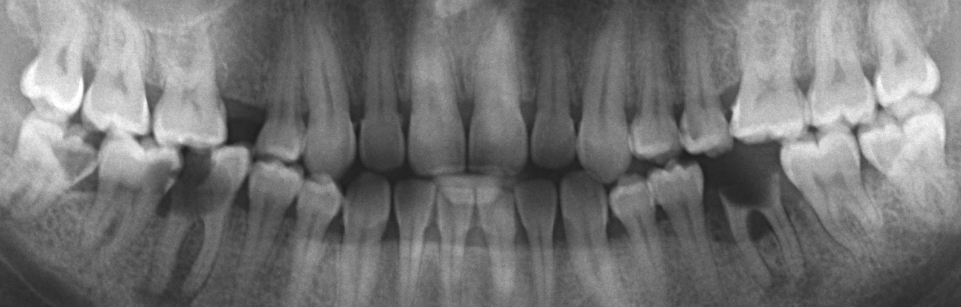
#> input picture test-auto-cropped/7.bmp, 1921 x 614 px (shown at 1/2 size)
$ python next_test.py   (older library calls are emulated)
#> lines starting #> are read from the running program, lines starting #| are printed output that depends on the picture; after the words box and inside, x2 and y2 are one past the last pixel; in counts of white or black regions, pixels touching at a corner belong together
### preprocessing.py
import cv2
import matplotlib.pyplot as plt
import numpy as np
from skimage.filters import (threshold_otsu, threshold_niblack, threshold_sauvola, rank)
from skimage.morphology import disk


def draw_histogram(image):
    plt.hist(image.ravel(), 256, [0, 256])
    plt.show()


# [42 lines left out: function match_histogram, not called in this run]


def equalize_histogram(image):
    result = cv2.equalizeHist(image)
    return result


def AHE(image, radius=150):
    result = rank.equalize(image=image, selem=disk(radius))
    return result


def CLAHE(image, clip_limit=2.0, grid_size=8):
    clahe = cv2.createCLAHE(clipLimit=clip_limit, tileGridSize=(grid_size, grid_size))
    adaptive_equalized = clahe.apply(image)
    return adaptive_equalized


# [279 lines left out: functions global_threshold, adaptive_threshold, otsu, niblack, sauvola, canny and 5 more, not called in this run]


def eliminate_white_pixels(image):
    image = np.where(image == 255, np.uint8(254), image)
    return image


def eliminate_black_pixels(image):
    image = np.where(image == 0, np.uint8(1), image)
    return image

### next_test.py
import math
import numpy as np
import matplotlib.pyplot as plt
import copy
import cv2
import preprocessing


def find_poi(image, num_parts):
    """load the image and do the pre-processing section"""
    height, width = image.shape[0], image.shape[1]
    print("image shape is:", image.shape)
    image = preprocessing.CLAHE(image=image)

    """divide image using number of windows (n)"""
    n = num_parts
    window_size = int(width / n)
    parts = list()
    middle_dots = list()
    h_open = int(height / 8.)
    h_close = height - h_open

    for part_idx in range(0, n):
        parts.append(image[h_open:h_close, (window_size * part_idx):(window_size * part_idx + window_size)])

    img_with_dots = copy.deepcopy(x=image)
    ii = -1
    for part in parts:
        ii += 1
        sum_array = list()

        for line_idx in range(0, len(part)):
            line = part[line_idx, :]
            sum_array.append(sum(line))

        minimum = min(sum_array)
        minimum_idx = sum_array.index(minimum) + h_open

        tmp = int(width / n) * ii
        middle_dot = (int((2 * tmp + part.shape[1]) / 2.), minimum_idx)

        # cv2.line(img_with_dots, (tmp, minimum_idx), (tmp + part.shape[1], minimum_idx), 255, 3)
        cv2.circle(img=img_with_dots, center=middle_dot, radius=5, color=(255, 0, 0), thickness=-1)

        middle_dots.append(middle_dot)

    """find the starting point"""
    starting_x = int(width / 2.)
    x_bound = int(width / 5.)
    mid_y = list()
    for point in middle_dots:
        if (point[0] > (starting_x - x_bound)) & (point[0] < (starting_x + x_bound)):
            mid_y.append(point[1])
    starting_y = int(np.mean(a=mid_y))
    supposed_starting_point = (starting_x, starting_y)
    # print(supposed_starting_point)

    distances = list()
    for point in middle_dots:
        if (point[0] > (starting_x - x_bound)) & (point[0] < (starting_x + x_bound)):
            distances.append((point[1] - starting_y) ** 2)
    # print(distances)
    nearest = np.argmin(a=distances)
    # print(nearest)
    poi_idx = int(nearest + int((starting_x - x_bound) / window_size))
    # print(middle_dots[poi])
    poi = middle_dots[poi_idx]
    print(poi)
    return poi


# [52 lines left out: functions line_intensity, next_poi, draw_mid_line, not called in this run]


img = cv2.imread('./test-auto-cropped/7.bmp', 0)
#> img is the input picture: shape (614, 1921); min 27, max 255, mean 115.6
height, width = img.shape[0], img.shape[1]
#> height = 614; width = 1921
# mn, mx = line_intensity(x1=37, y1=73, x2=48, y2=79, image=img)
# print(mn, mx)
sp = find_poi(image=img, num_parts=20)
#| image shape is: (614, 1921)
#> in CLAHE, `adaptive_equalized = clahe.apply(image)`:
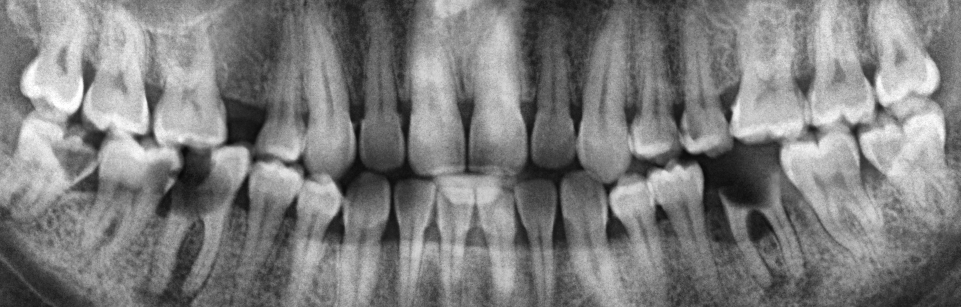
#> adaptive_equalized: shape (614, 1921) (shown at 1/2 size); min 8, max 255, mean 125
#> after the loop in find_poi, `for part_idx in range(0, n):`: parts = 20 items
#> the loop in find_poi, `for part in parts:` made 20 passes
#> (minimum, minimum_idx, tmp, middle_dot) on passes 1 to 12: (6318, 535, 0, (48, 535)), (10829, 412, 96, (144, 412)), (8877, 380, 192, (240, 380)), (5900, 386, 288, (336, 386)), (6524, 387, 384, (432, 387)), (5435, 225, 480, (528, 225)), (8930, 328, 576, (624, 328)), (3504, 343, 672, (720, 343)), (2557, 354, 768, (816, 354)), (9286, 326, 864, (912, 326)), (8478, 328, 960, (1008, 328)), (2355, 341, 1056, (1104, 341))
#> after the loop in find_poi, `for part in parts:`:
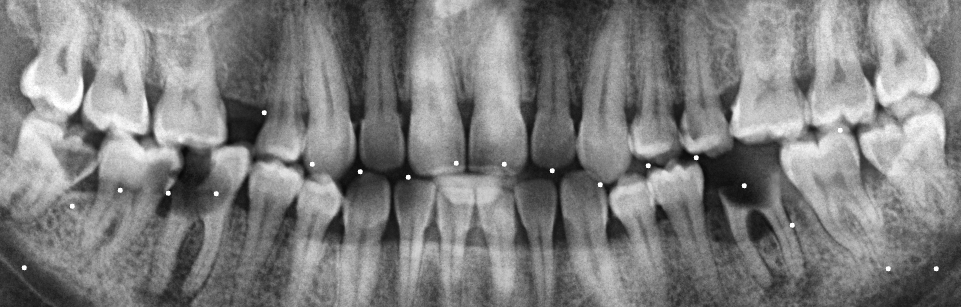
#> img_with_dots: shape (614, 1921) (shown at 1/2 size); 0.14% of pixels changed, all inside (x1, y1, x2, y2) = (43, 220, 1878, 543)
#> after the loop in find_poi, `for part in parts:`: ii = 19; middle_dots = [(48, 535), (144, 412), (240, 380), (336, 386), (432, 387), (528, 225), (624, 328), (720, 343), (816, 354), (912, 326), (1008, 328), (1104, 341), (1200, 369), (1296, 331), (1392, 315), (1488, 371), (1584, 450), (1680, 260), (1776, 537), (1872, 537)]
#> the loop in find_poi, `for point in middle_dots:` made 20 passes
#> after the loop in find_poi, `for point in middle_dots:`: mid_y = [328, 343, 354, 326, 328, 341, 369, 331]
#> in find_poi, `starting_y = int(np.mean(a=mid_y))`: starting_y = 340
#> in find_poi, `supposed_starting_point = (starting_x, starting_y)`: supposed_starting_point = (960, 340)
#> after the loop in find_poi, `for point in middle_dots:`: distances = [144, 9, 196, 196, 144, 1, 841, 81]
#> in find_poi, `nearest = np.argmin(a=distances)`: nearest = 5
#> in find_poi, `poi_idx = int(nearest + int((starting_x - x_bound) / window_size))`: poi_idx = 11
#> in find_poi, `poi = middle_dots[poi_idx]`: poi = (1104, 341)
#| (1104, 341)
#> sp = (1104, 341)
# print(sp)
delta_x = int(width / 20)
#> delta_x = 96
delta_y = 50
flag = True
org_img = copy.deepcopy(x=img)
# img = preprocessing.CLAHE(image=img)

#> (the run stopped early here; a loop or call above may not have finished)

$ run again, with test-auto-cropped/1.bmp copied over test-auto-cropped/7.bmp
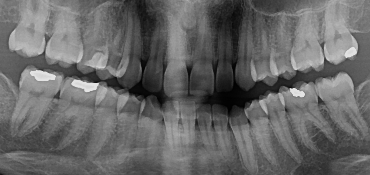
#> input picture test-auto-cropped/1.bmp, 370 x 175 px
#> img is the input picture: shape (175, 370); min 0, max 226, mean 102.9
#| image shape is: (175, 370)
#> in CLAHE, `adaptive_equalized = clahe.apply(image)`:
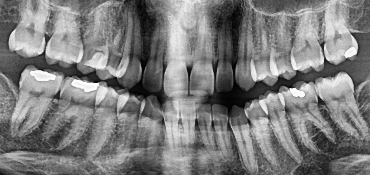
#> adaptive_equalized: shape (175, 370); min 0, max 253, mean 124
#> after the loop in find_poi, `for part_idx in range(0, n):`: parts = 20 items
#> the loop in find_poi, `for part in parts:` made 20 passes
#> (minimum, minimum_idx, tmp, middle_dot) on passes 1 to 8: (1150, 150, 0, (9, 150)), (789, 149, 18, (27, 149)), (864, 68, 36, (45, 68)), (984, 69, 54, (63, 69)), (516, 75, 72, (81, 75)), (537, 80, 90, (99, 80)), (571, 85, 108, (117, 85)), (292, 90, 126, (135, 90))
#> after the loop in find_poi, `for part in parts:`:
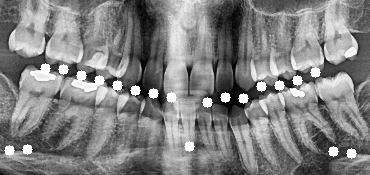
#> img_with_dots: shape (175, 370); 2.5% of pixels changed, all inside (x1, y1, x2, y2) = (4, 63, 357, 159)
#> after the loop in find_poi, `for part in parts:`: ii = 19; middle_dots = [(9, 150), (27, 149), (45, 68), (63, 69), (81, 75), (99, 80), (117, 85), (135, 90), (153, 93), (171, 97), (189, 146), (207, 102), (225, 97), (243, 98), (261, 86), (279, 85), (297, 80), (315, 72), (333, 151), (351, 153)]
#> the loop in find_poi, `for point in middle_dots:` made 20 passes
#> after the loop in find_poi, `for point in middle_dots:`: mid_y = [85, 90, 93, 97, 146, 102, 97, 98]
#> starting_y = 101
#> supposed_starting_point = (185, 101)
#> after the loop in find_poi, `for point in middle_dots:`: distances = [256, 121, 64, 16, 2025, 1, 16, 9]
#> nearest = 5
#> poi_idx = 11
#> poi = (207, 102)
#| (207, 102)

$ run again, with test-auto-cropped/10.bmp copied over test-auto-cropped/7.bmp
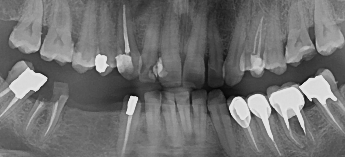
#> input picture test-auto-cropped/10.bmp, 345 x 157 px
#> img is the input picture: shape (157, 345); min 6, max 228, mean 111.6
#| image shape is: (157, 345)
#> in CLAHE, `adaptive_equalized = clahe.apply(image)`:
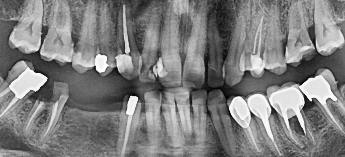
#> adaptive_equalized: shape (157, 345); min 4, max 254, mean 126.3
#> after the loop in find_poi, `for part_idx in range(0, n):`: parts = 20 items
#> the loop in find_poi, `for part in parts:` made 20 passes
#> (minimum, minimum_idx, tmp, middle_dot) on passes 1 to 8: (1282, 49, 0, (8, 49)), (869, 59, 17, (25, 59)), (770, 71, 34, (42, 71)), (1006, 66, 51, (59, 66)), (1399, 102, 68, (76, 102)), (1270, 110, 85, (93, 110)), (879, 100, 102, (110, 100)), (524, 94, 119, (127, 94))
#> after the loop in find_poi, `for part in parts:`:
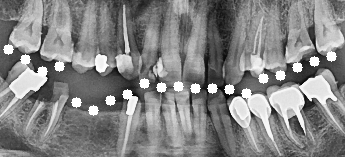
#> img_with_dots: shape (157, 345); 2.99% of pixels changed, all inside (x1, y1, x2, y2) = (3, 44, 337, 116)
#> after the loop in find_poi, `for part in parts:`: ii = 19; middle_dots = [(8, 49), (25, 59), (42, 71), (59, 66), (76, 102), (93, 110), (110, 100), (127, 94), (144, 83), (161, 87), (178, 86), (195, 88), (212, 88), (229, 89), (246, 93), (263, 78), (280, 75), (297, 67), (314, 61), (331, 56)]
#> the loop in find_poi, `for point in middle_dots:` made 20 passes
#> after the loop in find_poi, `for point in middle_dots:`: mid_y = [100, 94, 83, 87, 86, 88, 88, 89]
#> starting_y = 89
#> supposed_starting_point = (172, 89)
#> after the loop in find_poi, `for point in middle_dots:`: distances = [121, 25, 36, 4, 9, 1, 1, 0]
#> nearest = 7
#> poi_idx = 13
#> poi = (229, 89)
#| (229, 89)

$ run again, with test-auto-cropped/2.bmp copied over test-auto-cropped/7.bmp
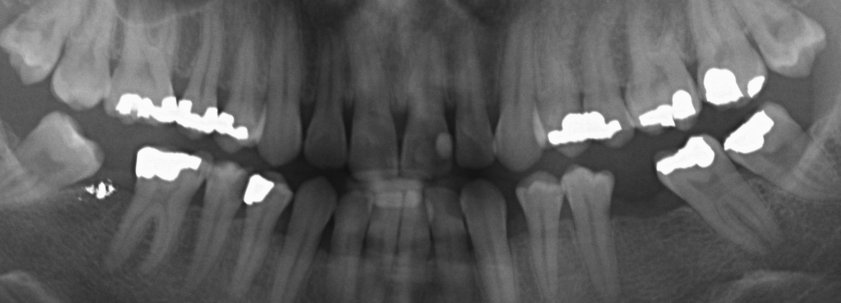
#> input picture test-auto-cropped/2.bmp, 1682 x 605 px (shown at 1/2 size)
#> img is the input picture: shape (605, 1682); min 14, max 251, mean 94.5
#| image shape is: (605, 1682)
#> in CLAHE, `adaptive_equalized = clahe.apply(image)`:
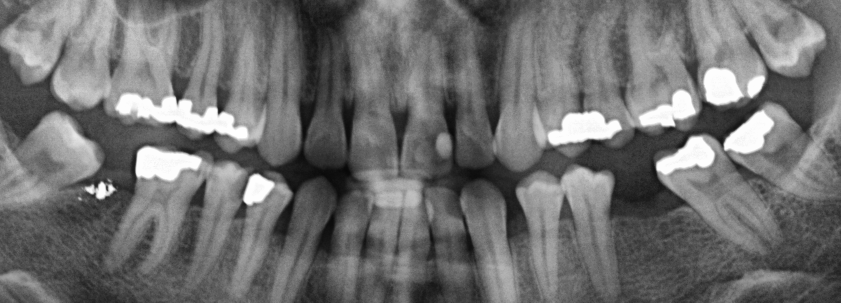
#> adaptive_equalized: shape (605, 1682) (shown at 1/2 size); min 6, max 254, mean 111
#> after the loop in find_poi, `for part_idx in range(0, n):`: parts = 20 items
#> the loop in find_poi, `for part in parts:` made 20 passes
#> (minimum, minimum_idx, tmp, middle_dot) on passes 1 to 8: (5044, 237, 0, (42, 237)), (5486, 425, 84, (126, 425)), (5158, 412, 168, (210, 412)), (6278, 288, 252, (294, 288)), (4688, 298, 336, (378, 298)), (5232, 310, 420, (462, 310)), (3414, 340, 504, (546, 340)), (1285, 345, 588, (630, 345))
#> after the loop in find_poi, `for part in parts:`:
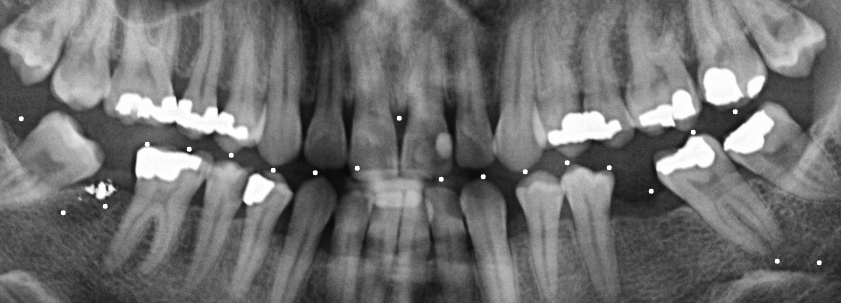
#> img_with_dots: shape (605, 1682) (shown at 1/2 size); 0.16% of pixels changed, all inside (x1, y1, x2, y2) = (37, 218, 1644, 531)
#> after the loop in find_poi, `for part in parts:`: ii = 19; middle_dots = [(42, 237), (126, 425), (210, 412), (294, 288), (378, 298), (462, 310), (546, 340), (630, 345), (714, 336), (798, 236), (882, 358), (966, 353), (1050, 343), (1134, 325), (1218, 335), (1302, 382), (1386, 264), (1470, 223), (1554, 522), (1638, 525)]
#> the loop in find_poi, `for point in middle_dots:` made 20 passes
#> after the loop in find_poi, `for point in middle_dots:`: mid_y = [340, 345, 336, 236, 358, 353, 343, 325]
#> starting_y = 329
#> supposed_starting_point = (841, 329)
#> after the loop in find_poi, `for point in middle_dots:`: distances = [121, 256, 49, 8649, 841, 576, 196, 16]
#> nearest = 7
#> poi_idx = 13
#> poi = (1134, 325)
#| (1134, 325)
